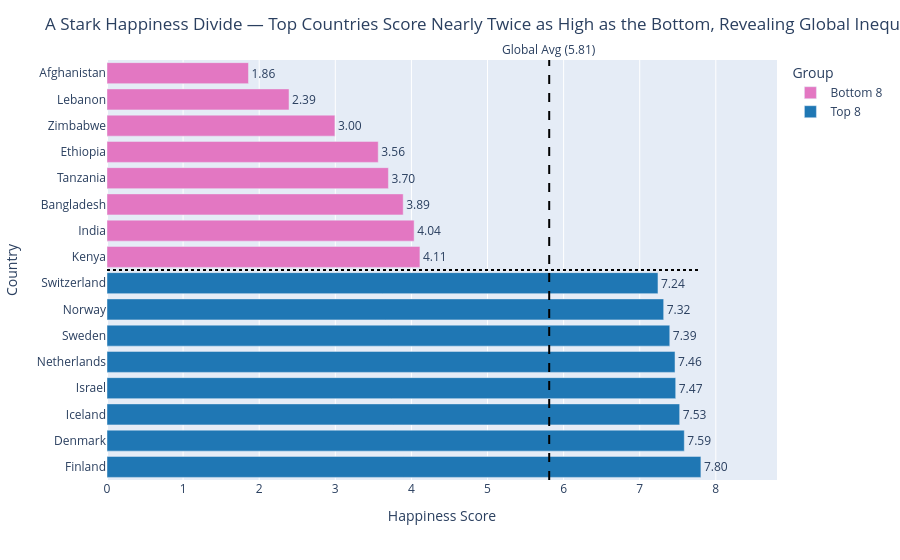

Source (notebook cell):
### Code cell
import plotly.express as px
import plotly.graph_objects as go

# Step 2: Build chart
fig = px.bar(
    combined,
    x='Happiness_Score',
    y='Country',
    orientation='h',
    color='Group',
    text='Happiness_Score',
    color_discrete_map={
        'Top 8': '#1f77b4',      # blue for happiest
        'Bottom 8': '#e377c2'    # pink for least happy
    }
)

# Clean labels
fig.update_traces(
    texttemplate='%{text:.2f}',
    textposition='outside'
)

# Add vertical line for global average (stretch goal)
fig.add_vline(
    x=global_avg,
    line_dash="dash",
    line_color="black",
    annotation_text=f"Global Avg ({global_avg:.2f})",
    annotation_position="top"
)

# Add visual separator between bottom and top groups
fig.add_shape(
    type="line",
    x0=0,
    x1=combined['Happiness_Score'].max(),
    y0=7.5,  # between 8th and 9th bar
    y1=7.5,
    line=dict(color="black", dash="dot")
)

# Insight-driven title + layout tweaks
fig.update_layout(
    title="A Stark Happiness Divide — Top Countries Score Nearly Twice as High as the Bottom, Revealing Global Inequality in Well-being",
    xaxis_title="Happiness Score",
    yaxis_title="Country",
    xaxis=dict(range=[0, combined['Happiness_Score'].max() + 1]),
    yaxis=dict(autorange="reversed")
)

fig.show()

### Figure 1 — Plotly figure (JSON) as saved in the notebook; plotly's stock layout.template omitted (floating-point values rounded to 4 significant figures)
{"data": [{"hovertemplate": "Group=Bottom 8<br>Happiness_Score=%{text}<br>Country=%{y}<extra></extra>", "legendgroup": "Bottom 8", "marker": {"color": "#e377c2", "pattern": {"shape": ""}}, "name": "Bottom 8", "orientation": "h", "showlegend": true, "text": [1.859, 2.392, 2.995, 3.564, 3.698, 3.892, 4.036, 4.112], "textposition": "outside", "texttemplate": "%{text:.2f}", "type": "bar", "x": [1.859, 2.392, 2.995, 3.564, 3.698, 3.892, 4.036, 4.112], "xaxis": "x", "y": ["Afghanistan", "Lebanon", "Zimbabwe", "Ethiopia", "Tanzania", "Bangladesh", "India", "Kenya"], "yaxis": "y"}, {"hovertemplate": "Group=Top 8<br>Happiness_Score=%{text}<br>Country=%{y}<extra></extra>", "legendgroup": "Top 8", "marker": {"color": "#1f77b4", "pattern": {"shape": ""}}, "name": "Top 8", "orientation": "h", "showlegend": true, "text": [7.24, 7.315, 7.395, 7.464, 7.473, 7.525, 7.586, 7.804], "textposition": "outside", "texttemplate": "%{text:.2f}", "type": "bar", "x": [7.24, 7.315, 7.395, 7.464, 7.473, 7.525, 7.586, 7.804], "xaxis": "x", "y": ["Switzerland", "Norway", "Sweden", "Netherlands", "Israel", "Iceland", "Denmark", "Finland"], "yaxis": "y"}], "layout": {"annotations": [{"showarrow": false, "text": "Global Avg (5.81)", "x": 5.811, "xanchor": "center", "xref": "x", "y": 1, "yanchor": "bottom", "yref": "y domain"}], "barmode": "relative", "legend": {"title": {"text": "Group"}, "tracegroupgap": 0}, "margin": {"t": 60}, "shapes": [{"line": {"color": "black", "dash": "dash"}, "type": "line", "x0": 5.811, "x1": 5.811, "xref": "x", "y0": 0, "y1": 1, "yref": "y domain"}, {"line": {"color": "black", "dash": "dot"}, "type": "line", "x0": 0, "x1": 7.804, "y0": 7.5, "y1": 7.5}], "title": {"text": "A Stark Happiness Divide — Top Countries Score Nearly Twice as High as the Bottom, Revealing Global Inequality in Well-being"}, "xaxis": {"anchor": "y", "domain": [0, 1], "range": [0, 8.804], "title": {"text": "Happiness Score"}}, "yaxis": {"anchor": "x", "autorange": "reversed", "domain": [0, 1], "title": {"text": "Country"}}}}
